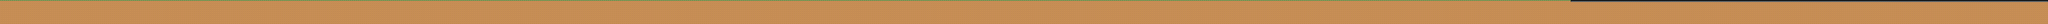

This game map was drawn from its Tiled (.tmx) file and the tilesets committed beside it. A one-line description and the trimmed map source follow:
An orthogonal 1000x12 tile map with 16x16 px tiles, 1 tile layer (タイル・レイヤー1).

<map version="1.0" orientation="orthogonal" width="1000" height="12" tilewidth="16" tileheight="16">
 <tileset firstgid="1" name="tiles_8" tilewidth="16" tileheight="16">
  <image source="tiles_8.png" width="96" height="208" />
 </tileset>
 <layer name="タイル・レイヤー1" width="1000" height="12">
  <data>[12000 cells, 12000 non-empty, 6 distinct tile ids]</data>
 </layer>
</map>
